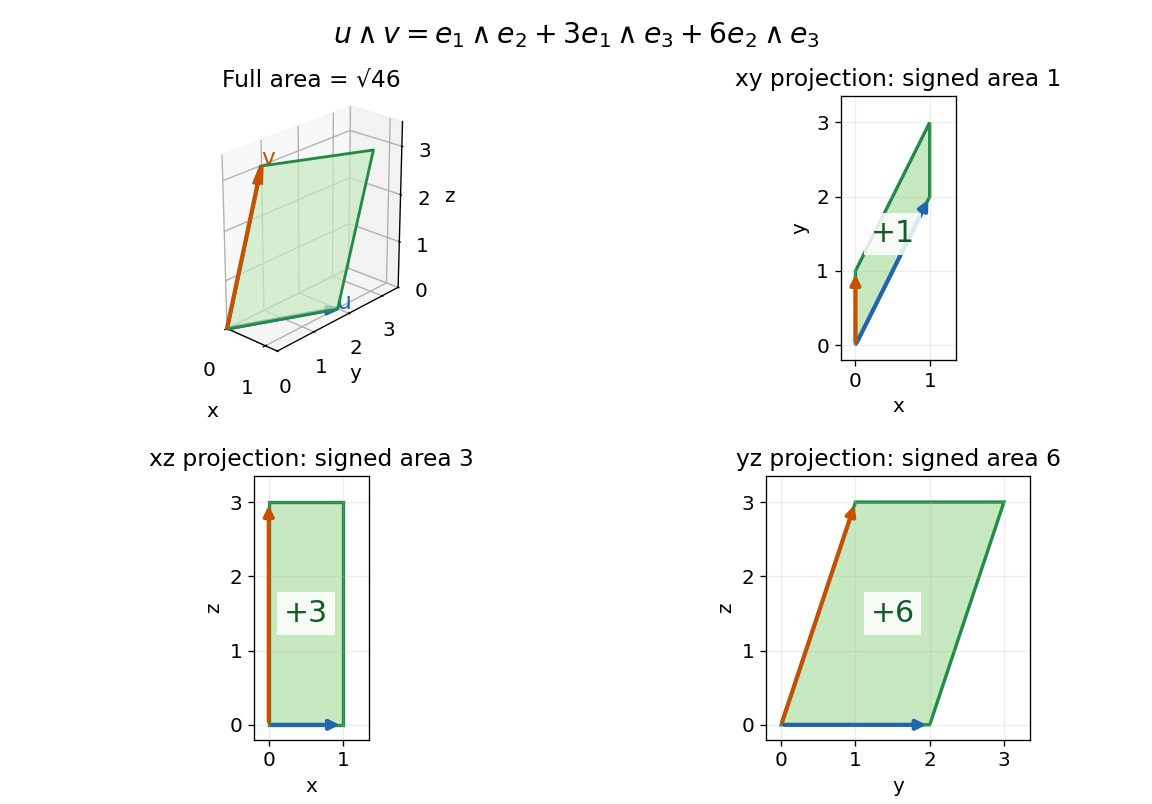

Recreate this plot in Python.
"""Original bivector and its three signed coordinate-plane projections.

Inputs u=(1,2,0), v=(0,1,3); coefficients (1,3,6) in e12,e13,e23.
Tested with Python 3.14, NumPy 2.3.5 and Matplotlib 3.10.7.
Write basename.png to the current working directory.
"""
from pathlib import Path

import matplotlib.pyplot as plt
from matplotlib.patches import Polygon
from mpl_toolkits.mplot3d.art3d import Poly3DCollection
import numpy as np


def main():
    plt.rcParams.update({"font.size": 12, "axes.titlesize": 14})
    u = np.array([1., 2., 0.])
    v = np.array([0., 1., 3.])
    points = np.array([[0., 0., 0.], u, u+v, v])
    fig = plt.figure(figsize=(9.6, 6.7), dpi=120, facecolor="white")
    space = fig.add_subplot(2, 2, 1, projection="3d")
    space.add_collection3d(Poly3DCollection([points], facecolors="#c7e9c0",
                                          edgecolors="#238b45", alpha=0.7, linewidths=1.7))
    space.quiver(0, 0, 0, *u, color="#2166ac", linewidth=2.5, arrow_length_ratio=0.12)
    space.quiver(0, 0, 0, *v, color="#c65102", linewidth=2.5, arrow_length_ratio=0.12)
    space.text(*u, "u", color="#2166ac", fontsize=14)
    space.text(*v, "v", color="#c65102", fontsize=14)
    space.set(xlabel="x", ylabel="y", zlabel="z", xlim=(0, 1.3), ylim=(0, 3.5),
              zlim=(0, 3.5), title="Full area = √46")
    space.set_box_aspect((1.3, 3.5, 3.5))
    space.view_init(elev=24, azim=-48)
    space.set_xticks([0, 1])
    space.set_yticks([0, 1, 2, 3])
    space.set_zticks([0, 1, 2, 3])

    for position, pair, labels, area in [
        (2, (0, 1), ("x", "y"), 1),
        (3, (0, 2), ("x", "z"), 3),
        (4, (1, 2), ("y", "z"), 6)
    ]:
        ax = fig.add_subplot(2, 2, position)
        projected = points[:, pair]
        ax.add_patch(Polygon(projected, closed=True, facecolor="#c7e9c0",
                             edgecolor="#238b45", linewidth=2))
        for vector, color in [(u[list(pair)], "#2166ac"), (v[list(pair)], "#c65102")]:
            if np.linalg.norm(vector):
                ax.annotate("", vector, xytext=(0, 0),
                            arrowprops={"arrowstyle": "-|>", "color": color, "lw": 2.5})
        center = projected.mean(axis=0)
        ax.text(*center, f"+{area}", ha="center", va="center", fontsize=18,
                color="#145a26",
                bbox={"facecolor": "white", "edgecolor": "none", "alpha": 0.85})
        ax.set(xlabel=labels[0], ylabel=labels[1],
               title=f"{''.join(labels)} projection: signed area {area}",
               xlim=(-0.2, float(projected[:, 0].max())+0.35),
               ylim=(-0.2, float(projected[:, 1].max())+0.35))
        ax.set_aspect("equal")
        ax.grid(alpha=0.22)
    fig.suptitle(r"$u\wedge v=e_1\wedge e_2+3e_1\wedge e_3+6e_2\wedge e_3$",
                 fontsize=17, y=0.975)
    fig.subplots_adjust(left=0.065, right=0.985, bottom=0.08, top=0.88,
                        wspace=0.24, hspace=0.44)
    fig.savefig(Path(__file__).with_suffix(".png").name, facecolor="white", transparent=False)
    plt.close(fig)


if __name__ == "__main__":
    main()
